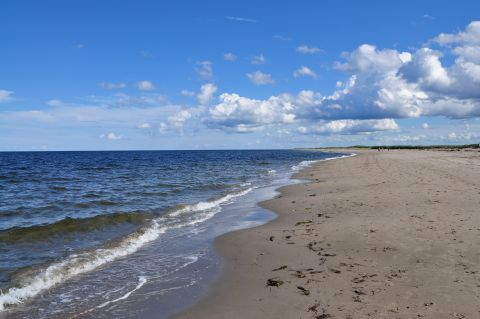
#> input picture images/waves.jpg, 480 x 319 px
$ python exercice3.py
#> lines starting #> are read from the running program, lines starting #| are printed output that depends on the picture
# library imports
import cv2.cv2 as cv
import numpy as np
from matplotlib import pyplot as plt


def compare(img_source, img_reference):
    hist_requete = cv.calcHist([img_requete], [0], None, [256], [0, 256])
    hist_ref = cv.calcHist([img_reference], [0], None, [256], [0, 256])
    current_matching_value = cv.compareHist(hist_requete, hist_ref, cv.HISTCMP_CORREL)
    return current_matching_value


# Chargement d'une image
img_requete = cv.imread('../images/waves.jpg')
#> img_requete is the input picture: shape (319, 480, 3); mean B, G, R 163.3, 131.7, 109.3
cv.imshow("Input", img_requete)

# Variable contenant la meilleur image correspondant à la requête
best_matching_img = None

# Images de référence
img_1 = cv.imread('../images/beach.jpg')
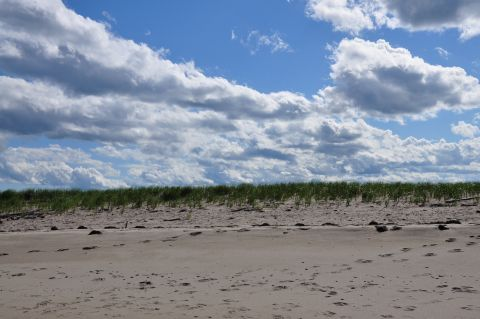
#> input picture images/beach.jpg, 480 x 319 px
#> img_1 is the input picture: shape (319, 480, 3); mean B, G, R 155.7, 140.5, 130.3
img_2 = cv.imread('../images/dog.jpg')
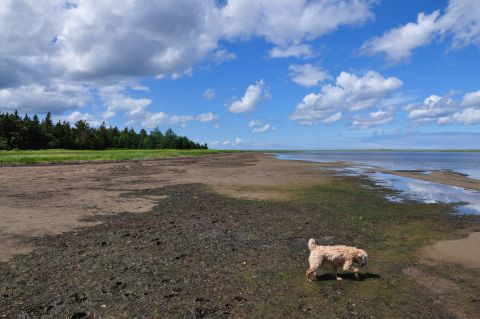
#> input picture images/dog.jpg, 480 x 319 px
#> img_2 is the input picture: shape (319, 480, 3); mean B, G, R 133.4, 117.7, 106.3
img_3 = cv.imread('../images/bear.jpg')
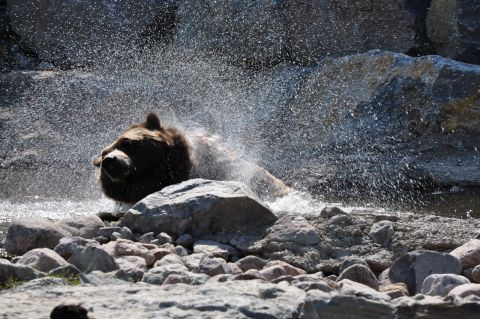
#> input picture images/bear.jpg, 480 x 319 px
#> img_3 is the input picture: shape (319, 480, 3); mean B, G, R 101.7, 97.5, 96.5
img_4 = cv.imread('../images/lake.jpg')
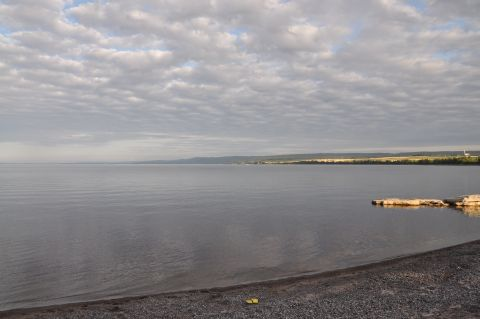
#> input picture images/lake.jpg, 480 x 319 px
#> img_4 is the input picture: shape (319, 480, 3); mean B, G, R 142.5, 140.2, 142.7
img_5 = cv.imread('../images/moose.jpg')
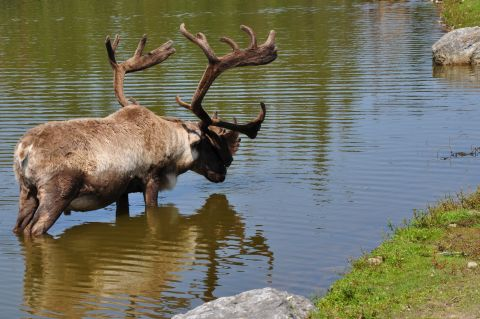
#> input picture images/moose.jpg, 480 x 319 px
#> img_5 is the input picture: shape (319, 480, 3); mean B, G, R 96.2, 114.7, 115.3
img_references = [img_1, img_2, img_3, img_4, img_5]

# Calcul de la meilleure image correspondant à la requête
best_matching_value = -1
for reference in img_references:
    value = compare(img_requete, reference)
    if value > best_matching_value:
        best_matching_value = value
        best_matching_img = reference
#> this loop made 5 passes
#> (current_matching_value in compare, value, best_matching_value) on pass 1: (0.599, 0.599, 0.599)
#> (current_matching_value in compare, value) on passes 2 to 5: (0.41, 0.41), (-0.101, -0.101), (0.0339, 0.0339), (-0.403, -0.403)
#> after the loop, best_matching_value = 0.599

# Affichage de la meilleure image
cv.imshow("Best Matching Image", best_matching_img)
cv.waitKey(0)
cv.destroyAllWindows()
